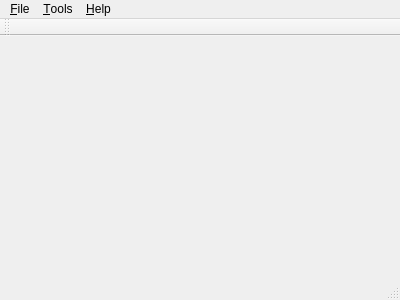
<?xml version="1.0" encoding="UTF-8"?>
<ui version="4.0">
 <class>MainWindow</class>
 <widget class="QMainWindow" name="MainWindow">
  <property name="geometry">
   <rect>
    <x>0</x>
    <y>0</y>
    <width>400</width>
    <height>300</height>
   </rect>
  </property>
  <property name="windowTitle">
   <string>MainWindow</string>
  </property>
  <widget class="QWidget" name="centralWidget"/>
  <widget class="QMenuBar" name="menuBar">
   <property name="geometry">
    <rect>
     <x>0</x>
     <y>0</y>
     <width>400</width>
     <height>21</height>
    </rect>
   </property>
   <widget class="QMenu" name="menuFile">
    <property name="toolTip">
     <string>Ini menut File</string>
    </property>
    <property name="toolTipDuration">
     <number>1</number>
    </property>
    <property name="statusTip">
     <string>Ini status tip menu file</string>
    </property>
    <property name="title">
     <string>&amp;File</string>
    </property>
    <addaction name="action_New"/>
    <addaction name="action_Open"/>
    <addaction name="separator"/>
    <addaction name="actionExit"/>
   </widget>
   <widget class="QMenu" name="menuTools">
    <property name="title">
     <string>&amp;Tools</string>
    </property>
    <addaction name="action_Calculator"/>
    <addaction name="action_Sort"/>
    <addaction name="actionQcolorDialog"/>
   </widget>
   <widget class="QMenu" name="menu_Help">
    <property name="title">
     <string>&amp;Help</string>
    </property>
    <addaction name="action_About"/>
   </widget>
   <addaction name="menuFile"/>
   <addaction name="menuTools"/>
   <addaction name="menu_Help"/>
  </widget>
  <widget class="QToolBar" name="mainToolBar">
   <attribute name="toolBarArea">
    <enum>TopToolBarArea</enum>
   </attribute>
   <attribute name="toolBarBreak">
    <bool>false</bool>
   </attribute>
  </widget>
  <widget class="QStatusBar" name="statusBar"/>
  <action name="action_New">
   <property name="text">
    <string>&amp;New...</string>
   </property>
   <property name="toolTip">
    <string>Ini menu New</string>
   </property>
   <property name="statusTip">
    <string>Ini status tip Menu New</string>
   </property>
   <property name="shortcut">
    <string>Ctrl+N</string>
   </property>
  </action>
  <action name="action_Open">
   <property name="icon">
    <iconset>
     <normaloff>elephant.jpeg</normaloff>elephant.jpeg</iconset>
   </property>
   <property name="text">
    <string>&amp;Open...</string>
   </property>
   <property name="shortcut">
    <string>Ctrl+O</string>
   </property>
  </action>
  <action name="actionExit">
   <property name="text">
    <string>E&amp;xit</string>
   </property>
   <property name="shortcut">
    <string>Alt+X</string>
   </property>
  </action>
  <action name="action_Calculator">
   <property name="text">
    <string>&amp;Calculator..</string>
   </property>
   <property name="shortcut">
    <string>Alt+C</string>
   </property>
  </action>
  <action name="action_About">
   <property name="text">
    <string>&amp;About...</string>
   </property>
   <property name="shortcut">
    <string>Alt+A</string>
   </property>
  </action>
  <action name="action_Sort">
   <property name="text">
    <string>&amp;Sort...</string>
   </property>
  </action>
  <action name="actionQcolorDialog">
   <property name="text">
    <string>QcolorDialog</string>
   </property>
  </action>
 </widget>
 <layoutdefault spacing="6" margin="11"/>
 <resources/>
 <connections/>
</ui>
